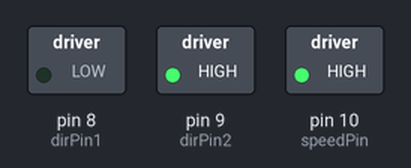
Bench run of a sketch on a simulated Arduino Uno, built with avr-gcc and run on an emulated ATmega328P. Parts: switched loads named in the sketch (green lamp = pin HIGH).

Above: at 0.1 s.
Timing chart, 0 to 1.6 s (numbered marks = the images above):
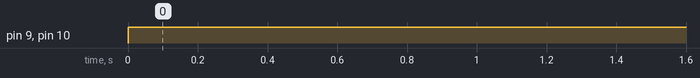

Measured:
- by itself, pin 9 (dirPin2), pin 10 (speedPin): LOW → HIGH at 0.00 s

The sketch:

cinta.ino
```cpp
int dirPin1 = 8;
int dirPin2 = 9;
int speedPin = 10;
int speedMotor = 255;
void setup() {
  pinMode(dirPin1,OUTPUT);
  pinMode(dirPin2,OUTPUT);
  pinMode(speedPin,OUTPUT);

}

void loop() {
  analogWrite(speedPin, speedMotor);
  digitalWrite(dirPin1, 0);
  digitalWrite(dirPin2, 1);


}
```
